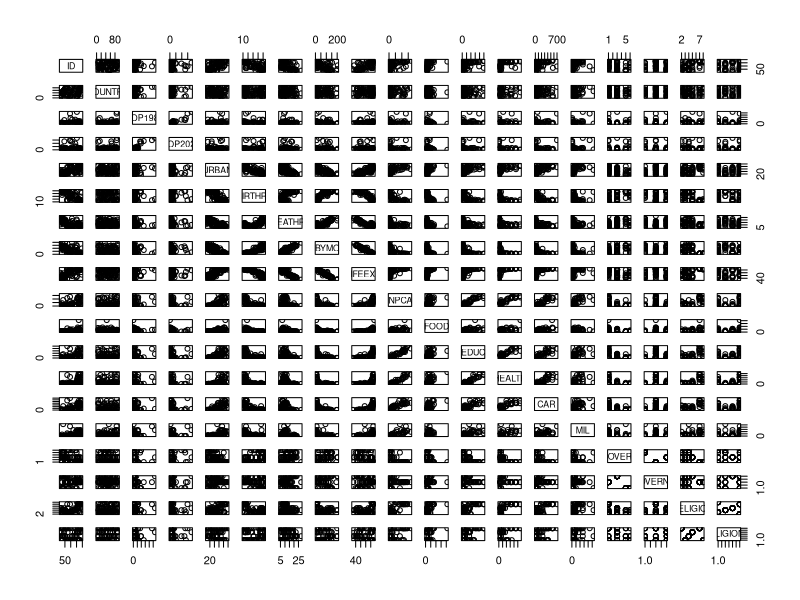
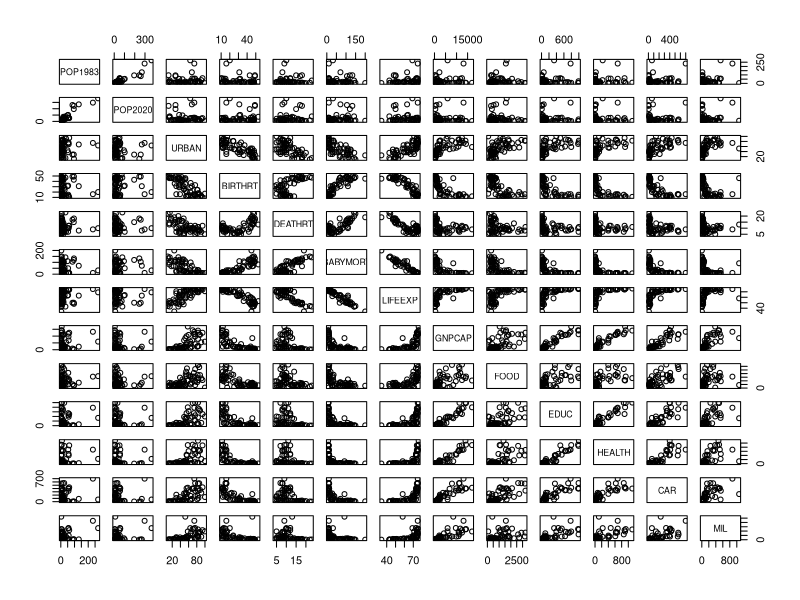
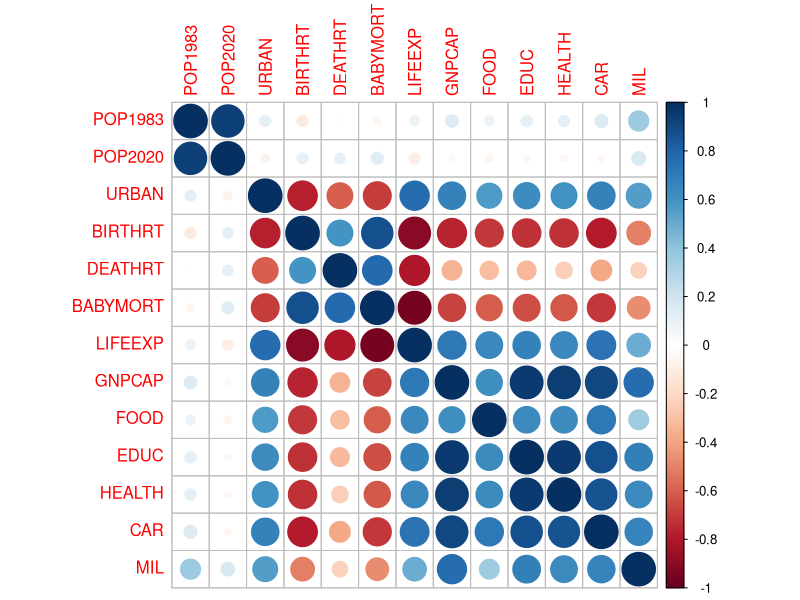
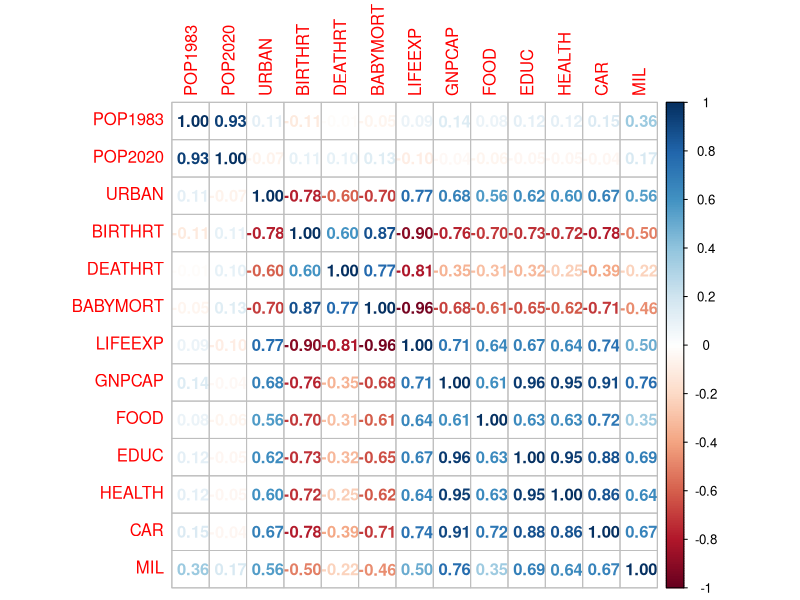
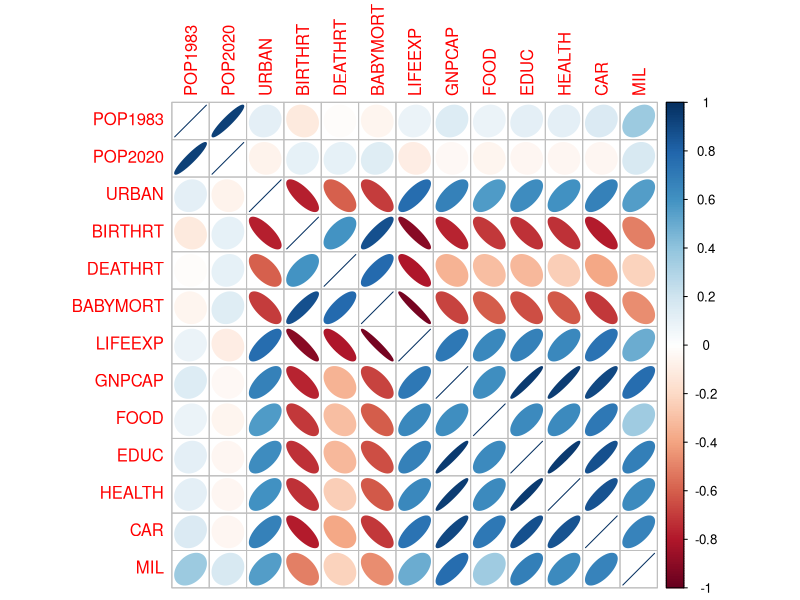

These charts were generated, in order, by the following R code:

WORLD <- read.csv('WORLD.CSV')
str(WORLD)
plot(WORLD)

WORLD_CLEAN <- na.omit(WORLD[,3:15])
str(WORLD_CLEAN)
plot(WORLD_CLEAN)

WORLD_COR <- cor(WORLD_CLEAN)
WORLD_COR
library(corrplot)
corrplot(WORLD_COR)
corrplot(WORLD_COR, method = 'number')
corrplot(WORLD_COR, method = 'ellipse')
# +0.96: EDUC / GNPCAP
# -0.96: LIFEEXP / BABYMORT
